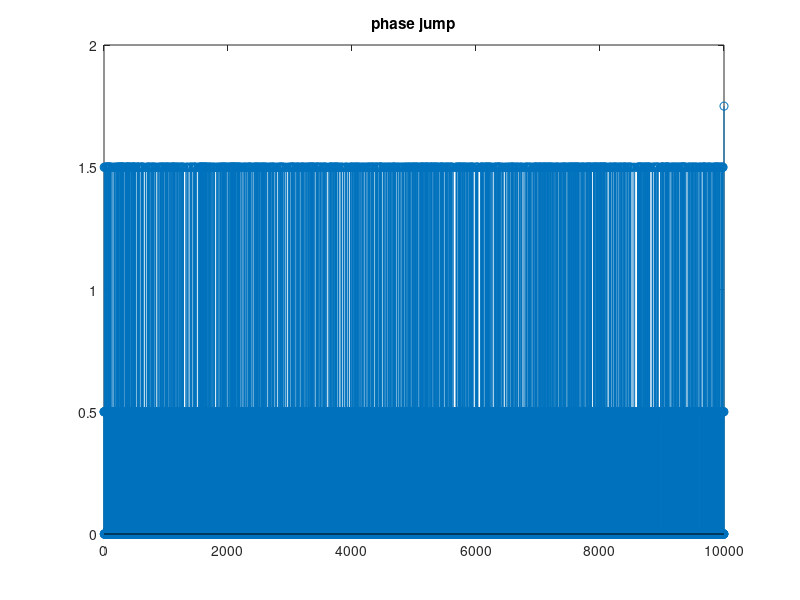
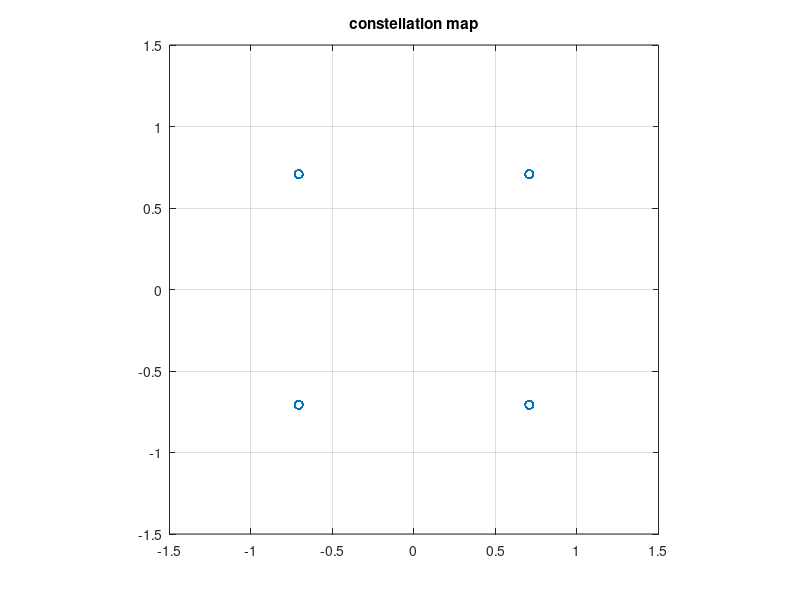
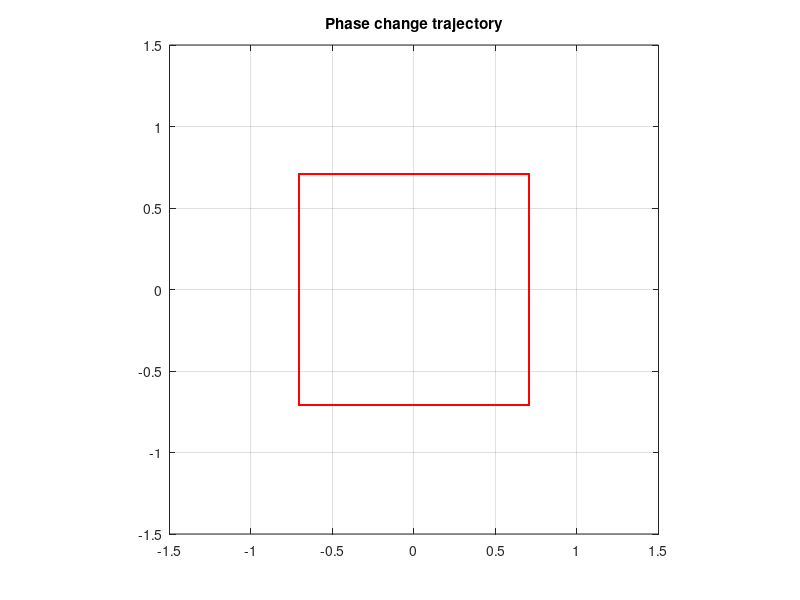
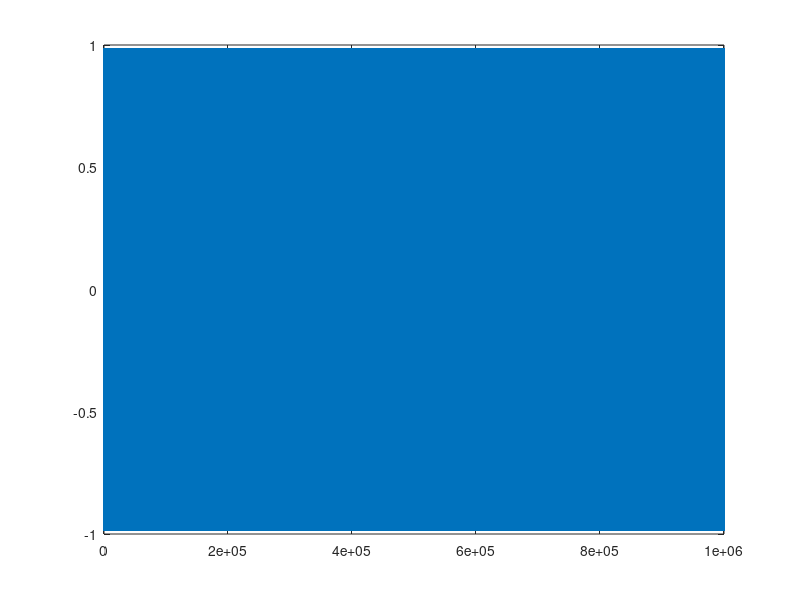

These figures' MATLAB source, in order: (Note: this script raises an error after producing the figures.)
%OQPSK
clc
clear

Rs=10e2;                                        %bit ratio
Ts=1/Rs;
N=10000;                                          %Number of bits to process
fc=10e3;                                        %carrier frequency
fs=10e4;                                        %sample frequency
T=1/fs;
t=(0:(round(N*Ts/T)-1))*T;
r=round(Ts/T);

a=rand(1,N)>0.5;                               %bit symbol

%% serial-to-paralle
Idata=a(1:2:end);
Idata=repmat(Idata,2,1);
Idata=Idata(:)';

Qdata=a(2:2:end);
Qdata=repmat(Qdata,2,1);
Qdata=Qdata(:)';

%% Qdata delay one bit
Qdata=[0,Qdata(1:end-1)];

%% Gray coded
% 00->0->5pi/4
% 01->1->7pi/4
% 10->2->3pi/4
% 11->3-> pi/4
two_bits_decimal = [2,1]*[Qdata;Idata];
phase_code=pi*[5/4,7/4,3/4,1/4];
phi=phase_code(two_bits_decimal+1);
%From here we can see that there is no phase jump of pi.only pi/2
figure
stem(abs(phi/pi-[phi(2:end),0]/pi));                
title('phase jump')
phi_sample=repmat(phi,r,1);
phi_sample=phi_sample(:)';

%% constellation
j=sqrt(-1);
s=cos(phi)+sin(phi)*j;
figure
plot(s,'o')
grid on;axis('equal',[-1.5 1.5 -1.5 1.5]);
title('constellation map')
%hold on 
figure
plot(s,'r')
grid on;axis('equal',[-1.5 1.5 -1.5 1.5]);
title('Phase change trajectory')

%% carrier wave
xc=cos(2*pi*fc*t);
xs=sin(2*pi*fc*t);

%% OQPSK
A=1;    %amplitude
OQPSK_signal=A*(cos(phi_sample).*xc-sin(phi_sample).*xs);
figure
plot(OQPSK_signal)
figure
plotSpectral(OQPSK_signal,fs)

s_complex=cos(phi_sample)+sin(phi_sample)*j;
